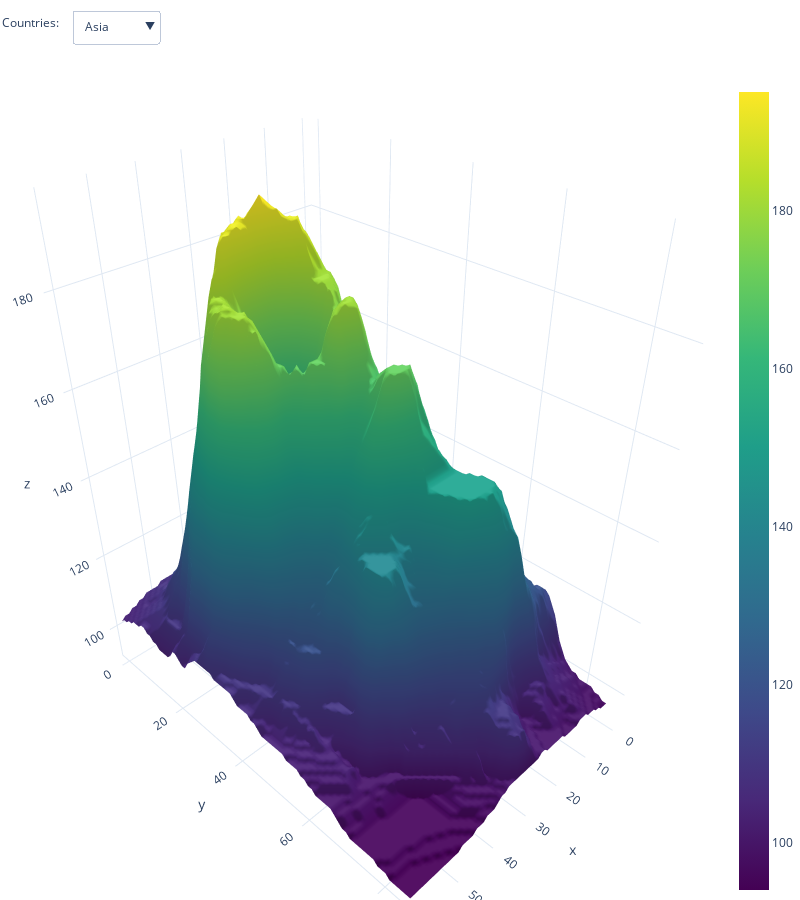

The cell this chart's notebook holds for it:
### Code cell
# load dataset
df = pd.read_csv("https://raw.githubusercontent.com/plotly/datasets/master/volcano.csv")

# create figure
fig = go.Figure()

# Add surface trace
fig.add_trace(go.Surface(z=df.values.tolist(), colorscale="Viridis"))

# Update plot sizing
fig.update_layout(
    width=800,
    height=900,
    autosize=False,
    margin=dict(t=0, b=0, l=0, r=0),
    template="plotly_white",
)


# Add dropdown
fig.update_layout(
    updatemenus=[
        dict(
            buttons=list([
                dict(
                    args=["type", "surface"],
                    label="Asia",
                    method="restyle"
                ),
                dict(
                    args=["type", "heatmap"],
                    label="America",
                    method="restyle"
                ),
                dict(
                    args=["type", "heatmap"],
                    label="Africa",
                    method="restyle"
                )
            ]),
            direction="down",
            pad={"r": 10, "t": 10},
            showactive=True,
            x=0.1,
            xanchor="left",
            y=1.1,
            yanchor="top"
        ),
    ]
)

# Add annotation
fig.update_layout(
    annotations=[
        dict(text="Countries:", showarrow=False,
        x=0, y=1.085, yref="paper", align="left")
    ]
)

fig.show()

### Figure 1 — Plotly figure (JSON) as saved in the notebook; plotly's stock layout.template omitted (floating-point values rounded to 4 significant figures; data arrays with more than 128 entries replaced by an {"elided": "..."} marker saying what was removed)
{"data": [{"colorscale": [[0, "#440154"], [0.1111, "#482878"], [0.2222, "#3e4989"], [0.3333, "#31688e"], [0.4444, "#26828e"], [0.5556, "#1f9e89"], [0.6667, "#35b779"], [0.7778, "#6ece58"], [0.8889, "#b5de2b"], [1, "#fde725"]], "type": "surface", "z": {"elided": "87x61 int values"}}], "layout": {"annotations": [{"align": "left", "showarrow": false, "text": "Countries:", "x": 0, "y": 1.085, "yref": "paper"}], "autosize": false, "height": 900, "margin": {"b": 0, "l": 0, "r": 0, "t": 0}, "updatemenus": [{"buttons": [{"args": ["type", "surface"], "label": "Asia", "method": "restyle"}, {"args": ["type", "heatmap"], "label": "America", "method": "restyle"}, {"args": ["type", "heatmap"], "label": "Africa", "method": "restyle"}], "direction": "down", "pad": {"r": 10, "t": 10}, "showactive": true, "x": 0.1, "xanchor": "left", "y": 1.1, "yanchor": "top"}], "width": 800}}
